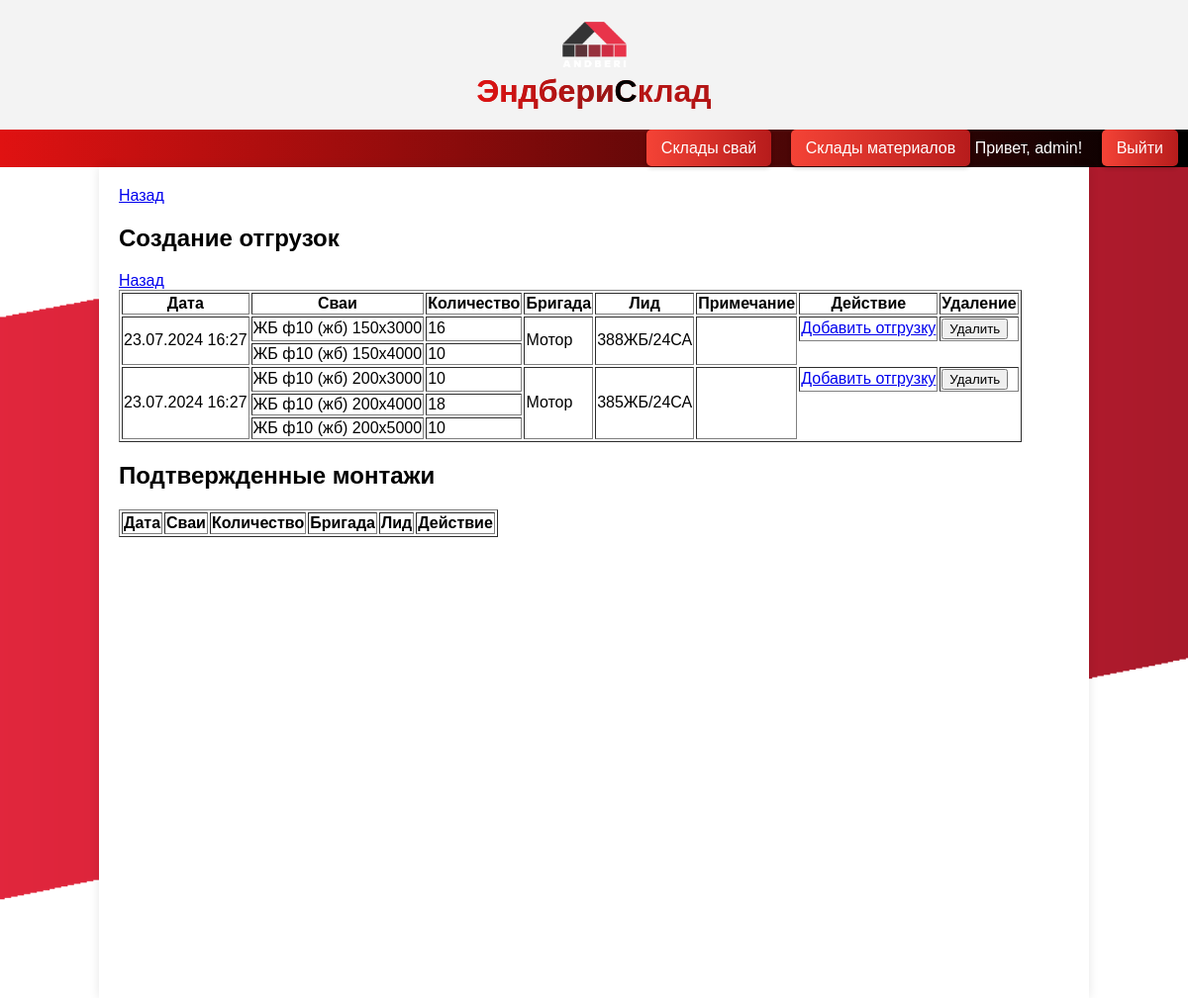
/confirm_operations/ (signed in), run on the app's committed database.
### sklad_app/models.py (models this page shows, shortened)
class OperationDeparture(models.Model):
    manager=models.CharField(max_length=500,default='123')
    details = models.TextField()
    extra_details = models.TextField(default=' ',blank=True,null=True)
    date = models.DateTimeField(auto_now_add=True)
    user = models.ManyToManyField(User)
    description = models.CharField(blank=True, max_length=500)
    confirm = models.BooleanField(default=False)
    number_car = models.CharField(blank=True, max_length=500,default=' ')
    brigade = models.ForeignKey(BrigadeWork, on_delete=models.CASCADE, blank=True)
    confirm_b = models.BooleanField(default=False)
    visible = models.BooleanField(default=True)

class Pile(models.Model):
    name=models.ForeignKey(NamePile,on_delete=models.CASCADE)
    size=models.CharField(max_length=100)
    weight=models.IntegerField(default=0)
    price_beton = models.DecimalField(max_digits=10, decimal_places=4,blank=True,default=0.0)
    price_wire_3 = models.DecimalField(max_digits=10, decimal_places=4,blank=True,default=0.0)
    price_wire_4 = models.DecimalField(max_digits=10, decimal_places=4, blank=True, default=0.0)
    price_wire_6 = models.DecimalField(max_digits=10, decimal_places=4, blank=True, default=0.0)
    price_armature = models.DecimalField(max_digits=10, decimal_places=4,blank=True,default=0.0)
    price_armature10 = models.DecimalField(max_digits=10, decimal_places=4,blank=True,default=0.0)
    count = models.IntegerField(default=0)
    defect = models.IntegerField(default=0)

class NamePile(models.Model):
    TYPE_CHOICES = (
        ('винтовые', 'Винтовые'),
        ('жб', 'Железобетонные'),
    )
    name = models.CharField(max_length=232)
    pile_type = models.CharField(max_length=10, choices=TYPE_CHOICES, default='винтовые', verbose_name='Тип')
    def __str__(self):
        return f"{self.name} ({self.pile_type})"

class BrigadeWork(models.Model):
    name = models.CharField(max_length=123)
    TYPE_CHOICES = (
        ('винты', 'Винты'),
        ('жб', 'ЖБ'),
        ('ручники', 'Ручники'),
    )
    type = models.CharField(max_length=10, choices=TYPE_CHOICES, default='жб', verbose_name='Тип')
    def __str__(self):
        return self.name

### sklad_app/views.py (the view, shortened to what this page needs)
# urls.py: path('confirm_operations/', confirm_operations, name='confirm_operations'),
def confirm_operations(request):
    operations_to_confirm = OperationDeparture.objects.filter(confirm_b=False,visible=True)
    confirmed_operations = OperationDeparture.objects.filter(confirm_b=True,visible=True)
    for departure in operations_to_confirm:
                if departure.details:
                    details = json.loads(departure.details)
                    departure.piles_info = []
                    for detail in details:
                        try:
                            pile = Pile.objects.get(id=detail["pile_id"])
                            departure.piles_info.append({
                                "pile": pile,
                                "quantity": detail["quantity"]
                            })
                        except Pile.DoesNotExist:
                            continue
    context = {
        'operations_to_confirm': operations_to_confirm,
        'confirmed_operations': confirmed_operations
    }
    return render(request, 'confirm_operations.html', context)

### templates/confirm_operations.html (shortened to what this page needs)
{% extends "index.html" %}
{% block content %}
<a href="/" class="button">Назад</a>
<h2>Создание отгрузок</h2>
<a href="/" class="button">Назад</a>
<div>
    <table border="1">
        <thead>
        <tr>
            <th>Дата</th>
            <th>Сваи</th>
            <th>Количество</th>
            <th>Бригада</th>
            <th>Лид</th>
            <th>Примечание</th>
            <th>Действие</th>
            <th>Удаление</th>
        </tr>
        </thead>
        <tbody>
            {% for arrival in operations_to_confirm %}
                <tr>
                    <td rowspan="{{ arrival.piles_info|length }}">{{ arrival.date|date:"d.m.Y H:i" }}</td>
                    {% for pile_info in arrival.piles_info %}
                        {% if not forloop.first %}<tr>{% endif %}
                        <td>{{ pile_info.pile.name }} {{ pile_info.pile.size }}</td>
                        <td>{{ pile_info.quantity }}</td>
                        {% if forloop.first %}
                        <td rowspan="{{ arrival.piles_info|length }}">{{ arrival.brigade }}</td>
                        <td rowspan="{{ arrival.piles_info|length }}">{{ arrival.manager }}</td>
                        <td rowspan="{{ arrival.piles_info|length }}">{{ arrival.description }}</td>
                        <td>
                            <a href="{% url 'update_send_operation' operation_id=arrival.id %}">Добавить отгрузку</a>
                        </td>
                        <td>
                            <form method="post">
                                <button type="submit">Удалить</button>
                            </form>
                        </td>
                        {% endif %}
                        {% if not forloop.last %}</tr>{% endif %}
                    {% endfor %}
                </tr>
            {% endfor %}
        </tbody>
        </table>
</div>
<h2>Подтвержденные монтажи</h2>
<div>
    <table border="1">
        <thead>
        <tr>
            <th>Дата</th>
            <th>Сваи</th>
            <th>Количество</th>
            <th>Бригада</th>
            <th>Лид</th>
            <th>Действие</th>
        </tr>
        </thead>
        </table>
</div>
{% endblock %}

### templates/index.html (shortened to what this page needs)
<!DOCTYPE html>
<html lang="ru">
<head>
    {% load static %}
    {% load static %}
</head>
<body>
    <div class="header">
        <a href="/"><img src="{% static 'logo.png' %}"  class="logo"></a>
         <h1>
            <span class="gradient-text">Эндбери</span><span class="black">С</span>клад
        </h1>
    </div>
    <div class="nav">
        {% if user.is_authenticated %}
            {% if user.userprofile.role.name == "Производство" or user.userprofile.role.name == "Кладовщик" %}
                <a href="{% url 'ware' %} " >Склады свай</a>
                <a href="{% url 'mat' %} " >Склады материалов</a>
            {% endif %}
            <span style="color: white;">Привет, {{ user.username }}!</span>
            <a href="{% url 'logout' %}">Выйти</a>
        {% else %}
            <a href="{% url 'login' %}">Войти</a>
        {% endif %}
    </div>
    <div class="content">
        {% block content %}{% endblock %}
    </div>
</body>
</html>

### data on the page
OperationDeparture: date "23.07.2024 16:27", brigade "Мотор", manager "388ЖБ/24СА"
Pile: pile.name "ЖБ ф10 (жб)", pile.size "150x3000", quantity "16"
Pile: pile.name "ЖБ ф10 (жб)", pile.size "150x4000", quantity "10"
OperationDeparture: date "23.07.2024 16:27", brigade "Мотор", manager "385ЖБ/24СА"
Pile: pile.name "ЖБ ф10 (жб)", pile.size "200x3000", quantity "10"
Pile: pile.name "ЖБ ф10 (жб)", pile.size "200x4000", quantity "18"
Pile: pile.name "ЖБ ф10 (жб)", pile.size "200x5000", quantity "10"

### other printed values
{{ user.username }} "admin"
